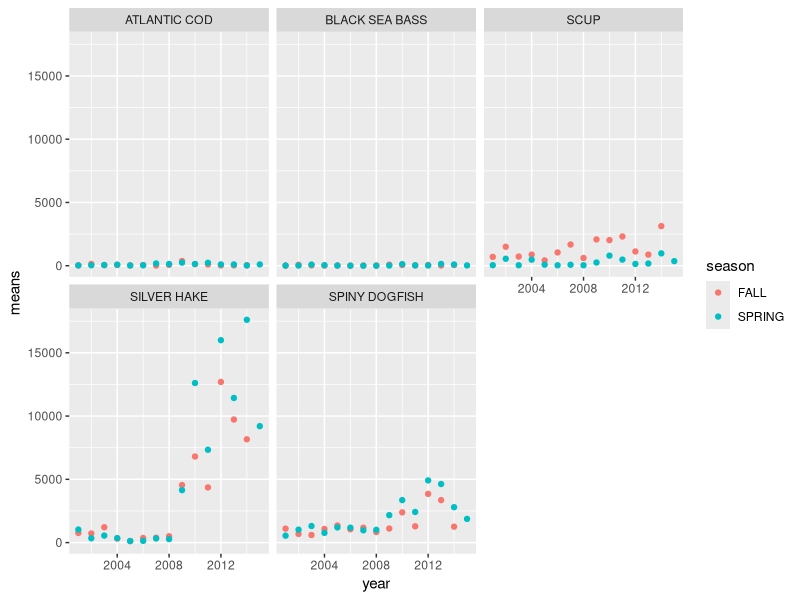

Write R code to recreate this figure.
# Introduction to R workshop  Nov 13 2018

2 + 2

# read data into R
install.packages('readxl')
library(readxl)

mydata <- read_xlsx("neus_bts.xlsx","bts", na = "NA")
mydata

summary(mydata)

library(tidyverse)

grouped_data <- group_by(mydata, year, season, comname)
mean_abundance <- summarise(grouped_data, means=mean(abundance))

ggplot(mean_abundance, aes(x=year, y=means, color=season)) +
  geom_point() +
  facet_wrap(~comname)
